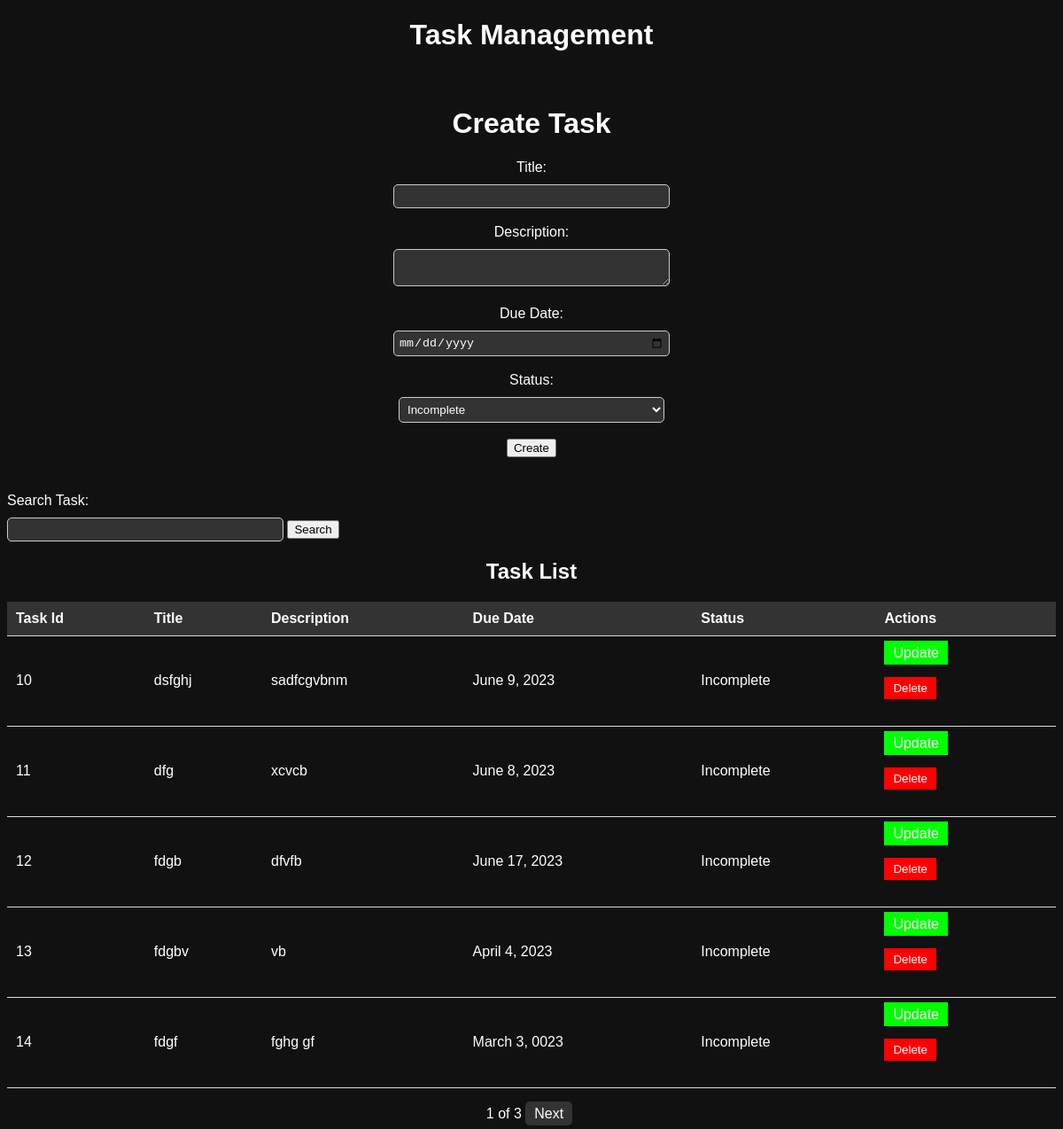
/tasks/, run on the app's committed database.
### ums_app/models.py (models this page shows, shortened)
class Task(models.Model):
    STATUS_CHOICES = (
        ('Incomplete', 'Incomplete'),
        ('In Progress', 'In Progress'),
        ('Completed', 'Completed'),
    )
    title = models.CharField(max_length=255)
    id = models.AutoField(primary_key=True)
    description = models.TextField()
    due_date = models.DateField()
    status = models.CharField(max_length=20, choices=STATUS_CHOICES)

### ums_app/views.py (the view)
# urls.py: path('tasks/', views.create_task, name='create_task'),
def create_task(request):
    if request.method == 'POST':
        serializer = TaskSerializer(data=request.POST)
        if serializer.is_valid():
            serializer.save()
            return redirect('create_task')  # Redirect to the home page
    else:
        serializer = TaskSerializer()
    tasks = Task.objects.all()
    search_query = request.GET.get('search')
    if search_query:
        tasks = tasks.filter(id=search_query)
    paginator = Paginator(tasks, 5)  # Set the number of tasks per page
    page_number = request.GET.get('page')
    page_obj = paginator.get_page(page_number)
    return render(request, 'create_task.html', {'serializer': serializer, 'tasks': tasks, 'page_obj': page_obj, 'search_results': tasks})

### ums_app/templates/create_task.html (shortened to what this page needs)
<!DOCTYPE html>
<html>
<head>
</head>
<body>
    <h1>Task Management</h1>
    <div class="container">
        <h1>Create Task</h1>
        <form method="post">
            <label for="title">Title:</label>
            <br>
            <input type="text" id="title" name="title" required>
            <br>
            <br>
            <label for="description">Description:</label>
            <br>
            <textarea id="description" name="description" required></textarea>
            <br>
            <br>
            <label for="due_date">Due Date:</label>
            <br>
            <input type="date" id="due_date" name="due_date" required>
            <br>
            <br>
            <label for="status">Status:</label>
            <br>
            <select id="status" name="status" required>
                <option value="Incomplete">Incomplete</option>
            </select>
            <br>
            <br>
            <button type="submit" class="btn btn-success">Create</button>
        </form>
    </div>
    <form method="get" action="{% url 'create_task' %}">
    <label for="search">Search Task:</label>
        <br>
    <input type="text" id="search" name="search">
    <button type="submit">Search</button>
</form>
    <h2>Task List</h2>
    <table>
        <tr>
            <th>Task Id</th>
            <th>Title</th>
            <th>Description</th>
            <th>Due Date</th>
            <th>Status</th>
            <th>Actions</th>
        </tr>
        {% for task in page_obj %}
            <tr>
                <td>{{ task.id }}</td>
                <td>{{ task.title }}</td>
                <td>{{ task.description }}</td>
                <td>{{ task.due_date }}</td>
                <td>{{ task.status }}</td>
                <td>
                    <a href="{% url 'update_task' task.id %}" class="update-button">Update</a>
                    <br>
                    <br>
                    <form method="post" action="{% url 'delete_task' task.id %}">
                        <button type="submit" class="delete-button">Delete</button>
                    </form>
                </td>
            </tr>
        {% empty %}
            <tr>
                <td colspan="6">No tasks found.</td>
            </tr>
        {% endfor %}
    </table>
    <div class="pagination-container">
    <div class="pagination">
        <span class="current-page">{{ page_obj.number }}</span>
        <span class="total-pages">of {{ page_obj.paginator.num_pages }}</span>
        {% if page_obj.has_next %}
            <a href="?page={{ page_obj.next_page_number }}">Next</a>
        {% endif %}
    </div>
</div>
</body>
</html>

### ums_app/templates/create_task.html (style rules this page uses)
body { background-color: #111; color: #fff; font-family: Arial, sans-serif; }
h1,h2 { color: #fff; text-align: center; }
form { margin-bottom: 20px; }
label { display: inline-block; width: 100px; margin-bottom: 10px; color: #fff; }
input[type="text"], textarea, input[type="date"], select { width: 300px; padding: 5px; border-radius: 5px; border: 1px solid #ccc; background-color: #333; color: #fff; }
table { border-collapse: collapse; width: 100%; }
th, td { padding: 10px; text-align: left; border-bottom: 1px solid #ddd; }
th { background-color: #333; color: #fff; }
td a { color: #0f0; text-decoration: none; margin-right: 10px; }
td .update-button { background-color: #0f0; color: #fff; border: none; padding: 5px 10px; cursor: pointer; margin-right: 5px; }
td .delete-button { background-color: #ff0000; color: #fff; border: none; padding: 5px 10px; cursor: pointer; }
.container { max-width: 400px; margin: 0 auto; padding: 20px; text-align: center; }
.pagination { margin-top: 20px; display: inline-block; }
.pagination a { color: #fff; background-color: #333; padding: 5px 10px; border-radius: 5px; text-decoration: none; margin-right: 5px; }
.pagination-container { text-align: center; }

### data on the page
Task: id "10", title "dsfghj", description "sadfcgvbnm", due_date "June 9, 2023", status "Incomplete"
Task: id "11", title "dfg", description "xcvcb", due_date "June 8, 2023", status "Incomplete"
Task: id "12", title "fdgb", description "dfvfb", due_date "June 17, 2023", status "Incomplete"
Task: id "13", title "fdgbv", description "vb", due_date "April 4, 2023", status "Incomplete"
Task: id "14", title "fdgf", description "fghg gf", due_date "March 3, 0023", status "Incomplete"

### other printed values
{{ page_obj.number }} "1"
{{ page_obj.paginator.num_pages }} "3"
